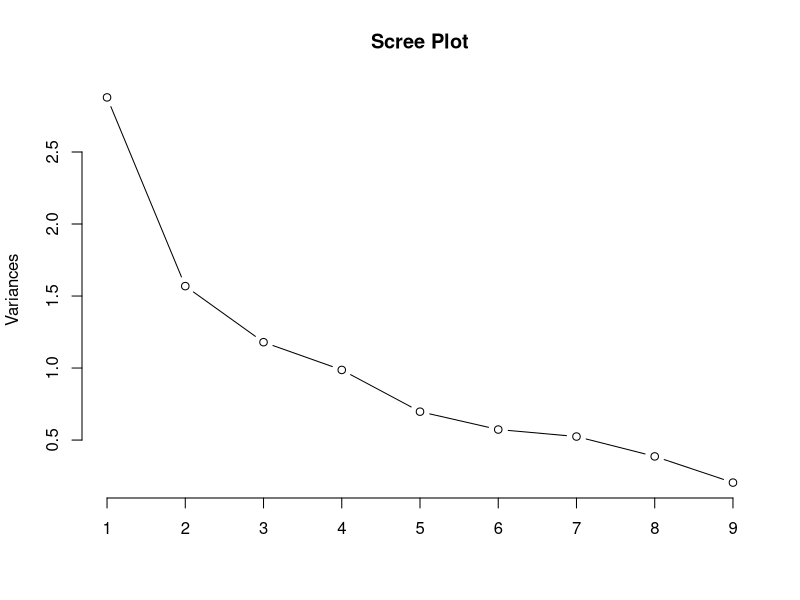
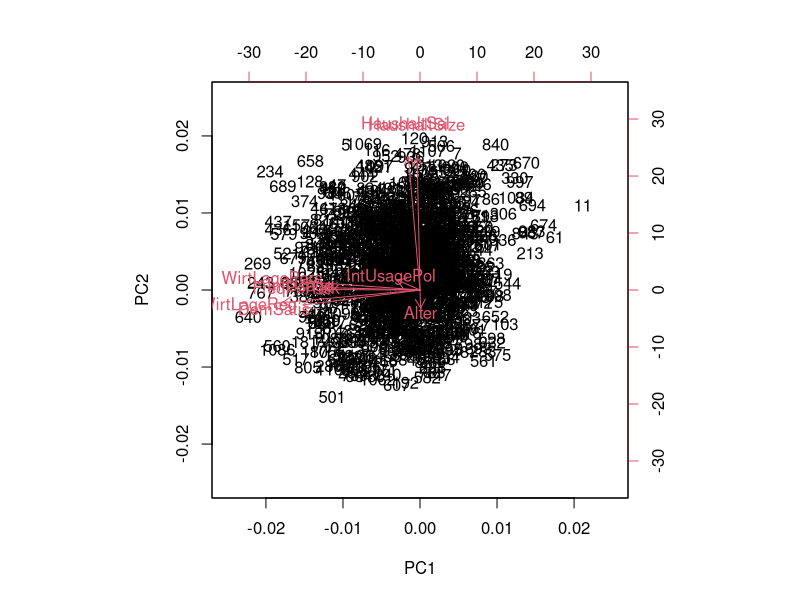
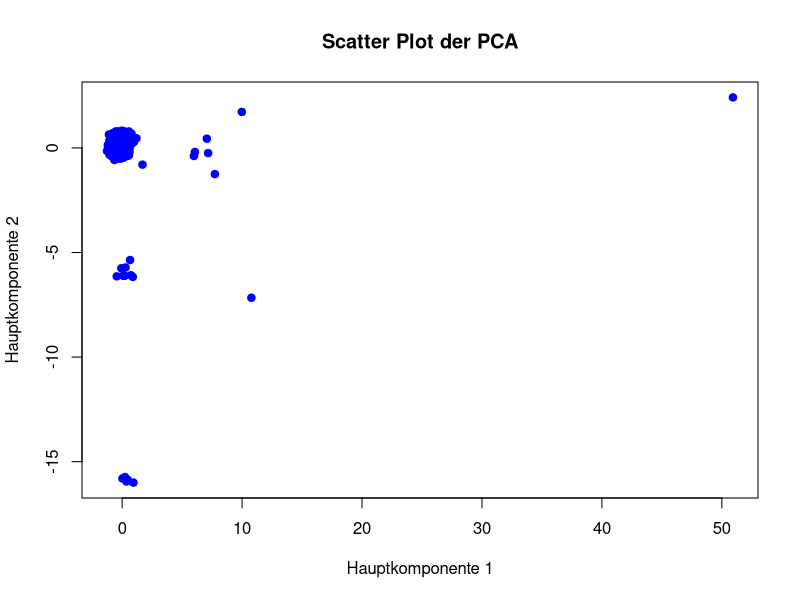

These charts were generated, in order, by the following R code:
library("haven")
library("stats")

za_main <- read_sav("ZA7716_main_v1-0-0.sav")
za_main_sub <- za_main[, c("t6", "t2", "t45", "t80", "t40", "t70", "t50", "t21", "t145")]
colnames(za_main_sub) <- c("DemSatis", "Alter", "FreqPolTalk", "IntUsage", "IntUsagePol", "HaushaltSal", "HaushaltSize", "WirtLagePers", "WirtLageReg")
za_main_sub$Alter <- gsub("1959 und frueher", "1959", za_main_sub$Alter)
za_main_sub$Alter <- as.integer(format(Sys.Date(), "%Y")) - as.integer(za_main_sub$Alter)
za_main_sub[] <- lapply(za_main_sub, as.integer)
#print(cov(za_main_sub))
#print(eigen(cov(za_main_sub)))
#View(za_main_sub)
za_main_sub <- na.omit(za_main_sub)
za_main_scaled <- scale(za_main_sub)

pca_result <- prcomp(za_main_scaled, center = TRUE, scale. = TRUE)
print(summary(pca_result))
print(pca_result$rotation)

screeplot(pca_result, type = "lines", main = "Scree Plot")
biplot(pca_result, xlim = c(-0.025, 0.025), ylim = c(-0.025, 0.025))

plot(pca_result$x[, 1:2],
     xlab = "Hauptkomponente 1",
     ylab = "Hauptkomponente 2",
     main = "Scatter Plot der PCA",
     pch = 19,
     #xlim = c(-2, 2), ylim = c(-1, 1),
     col = "blue")

# View(za_main)